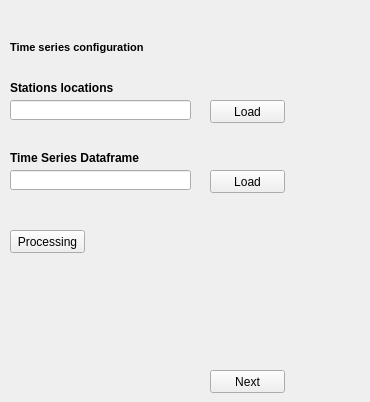
         <widget class="QWidget" name="Series_de_Tiempo">
          <widget class="QLabel" name="label_13">
           <property name="geometry">
            <rect>
             <x>10</x>
             <y>40</y>
             <width>351</width>
             <height>16</height>
            </rect>
           </property>
           <property name="font">
            <font>
             <pointsize>8</pointsize>
             <weight>75</weight>
             <bold>true</bold>
            </font>
           </property>
           <property name="text">
            <string>&lt;html&gt;&lt;head/&gt;&lt;body&gt;&lt;p&gt;Time series configuration&lt;/p&gt;&lt;/body&gt;&lt;/html&gt;</string>
           </property>
          </widget>
          <widget class="QLineEdit" name="Path_Shp_Stations">
           <property name="geometry">
            <rect>
             <x>10</x>
             <y>100</y>
             <width>181</width>
             <height>20</height>
            </rect>
           </property>
          </widget>
          <widget class="QPushButton" name="Button_Load_Stations">
           <property name="geometry">
            <rect>
             <x>210</x>
             <y>100</y>
             <width>75</width>
             <height>23</height>
            </rect>
           </property>
           <property name="text">
            <string>Load</string>
           </property>
          </widget>
          <widget class="QLabel" name="label_14">
           <property name="geometry">
            <rect>
             <x>10</x>
             <y>80</y>
             <width>131</width>
             <height>16</height>
            </rect>
           </property>
           <property name="text">
            <string>&lt;html&gt;&lt;head/&gt;&lt;body&gt;&lt;p&gt;&lt;span style=&quot; font-weight:600;&quot;&gt;Stations locations&lt;/span&gt;&lt;/p&gt;&lt;/body&gt;&lt;/html&gt;</string>
           </property>
          </widget>
          <widget class="QLineEdit" name="Path_excel_time_series">
           <property name="geometry">
            <rect>
             <x>10</x>
             <y>170</y>
             <width>181</width>
             <height>20</height>
            </rect>
           </property>
          </widget>
          <widget class="QPushButton" name="Button_Load_Excel">
           <property name="geometry">
            <rect>
             <x>210</x>
             <y>170</y>
             <width>75</width>
             <height>23</height>
            </rect>
           </property>
           <property name="text">
            <string>Load</string>
           </property>
          </widget>
          <widget class="QLabel" name="label_15">
           <property name="geometry">
            <rect>
             <x>10</x>
             <y>150</y>
             <width>131</width>
             <height>16</height>
            </rect>
           </property>
           <property name="text">
            <string>&lt;html&gt;&lt;head/&gt;&lt;body&gt;&lt;p&gt;&lt;span style=&quot; font-weight:600;&quot;&gt;Time Series Dataframe&lt;/span&gt;&lt;/p&gt;&lt;/body&gt;&lt;/html&gt;</string>
           </property>
          </widget>
          <widget class="QPushButton" name="Button_Run_Series">
           <property name="geometry">
            <rect>
             <x>10</x>
             <y>230</y>
             <width>75</width>
             <height>23</height>
            </rect>
           </property>
           <property name="text">
            <string>Processing</string>
           </property>
          </widget>
          <widget class="QPushButton" name="Button_Step_4">
           <property name="geometry">
            <rect>
             <x>210</x>
             <y>370</y>
             <width>75</width>
             <height>23</height>
            </rect>
           </property>
           <property name="text">
            <string>Next</string>
           </property>
          </widget>
         </widget>
